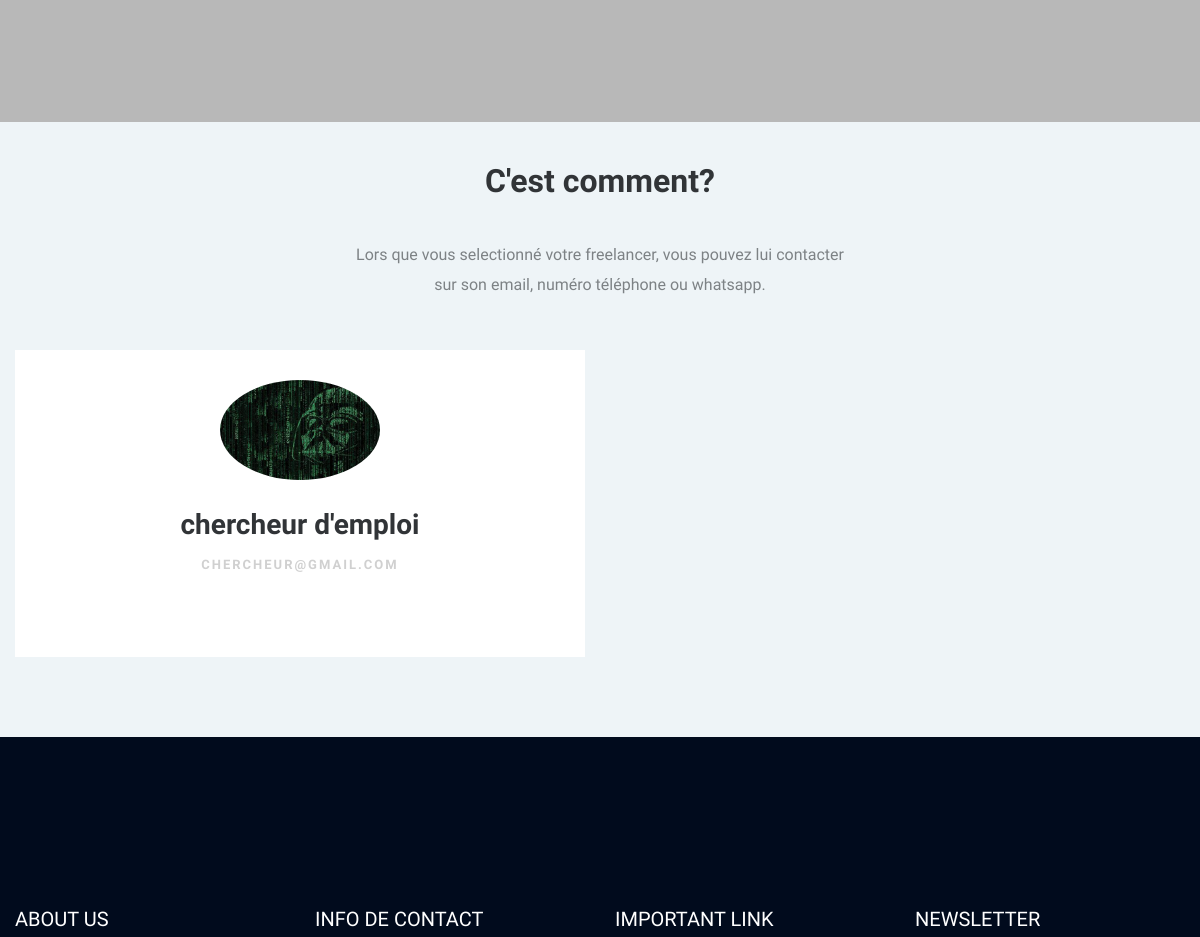
Page /freelancer/ (middle part) on the earlier database version.
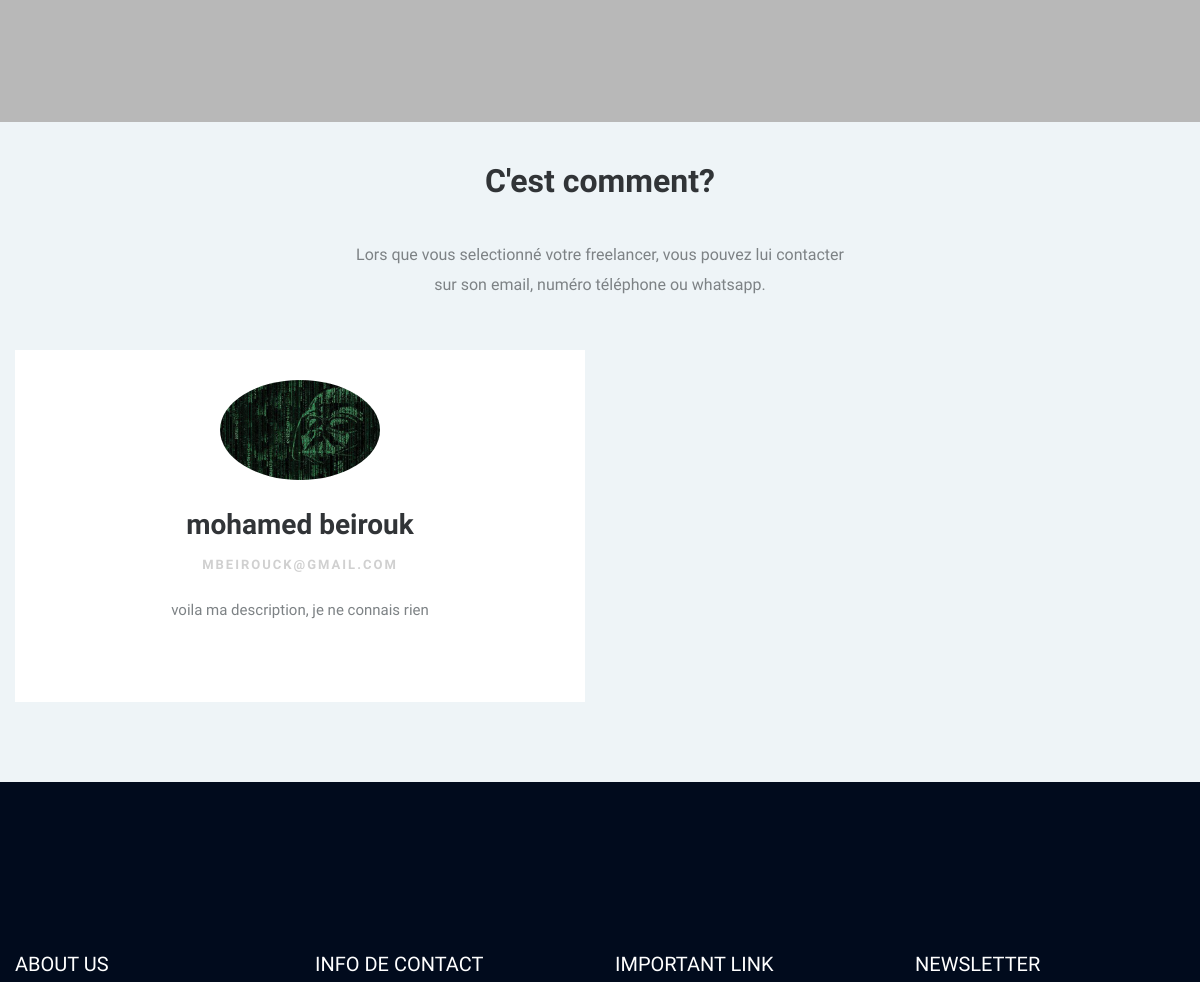
Same page on the later database version.
### myappdjf/models.py (models this page shows, shortened)
class C_emploi(models.Model):
    user = models.ForeignKey(User, on_delete=models.CASCADE)
    telephone = models.CharField(max_length=10)
    image = models.ImageField(upload_to="")
    sexe = models.CharField(max_length=10)
    type = models.CharField(max_length=15)
    description = models.TextField(max_length=400, default="", editable=False)
    experience = models.CharField(max_length=100, default="", editable=False)
    adresse = models.CharField(max_length=100, default="", editable=False)
    skills = models.CharField(max_length=200, default="", editable=False)

### myappdjf/views.py (the view)
# urls.py: path("freelancer/", views.freelancerHomePage, name="freelancer"),
def freelancerHomePage(request):
    c_emplois = C_emploi.objects.all()
    return render(request, "freelancer/freelancer.html", {'c_emplois':c_emplois})

### myappdjf/templates/freelancer/freelancer.html (shortened to what this page needs)
{% load static %}
<!doctype html>
<html class="no-js" lang="zxx">
    <head>
        <link rel="stylesheet" href="{% static 'cssFreelancerTem.css' %}">
        <link href="{% static 'fs/css/main.css' %}" rel="stylesheet" />
            <link rel="stylesheet" href="">
            <link rel="stylesheet" href="{% static 'assets/css/bootstrap.min.css' %}">
            <link rel="stylesheet" href="{% static 'assets/css/flaticon.css' %}">
            <link rel="stylesheet" href="{% static 'assets/css/price_rangs.css' %}">
            <link rel="stylesheet" href="{% static 'assets/css/slicknav.css' %}">
            <link rel="stylesheet" href="{% static 'assets/css/animate.min.css' %}">
            <link rel="stylesheet" href="{% static 'assets/css/magnific-popup.css' %}">
            <link rel="stylesheet" href="{% static 'assets/css/fontawesome-all.min.css' %}">
            <link rel="stylesheet" href="{% static 'assets/css/themify-icons.css' %}">
            <link rel="stylesheet" href="{% static 'assets/css/slick.css' %}">
            <link rel="stylesheet" href="{% static 'assets/css/nice-select.css' %}">
            <link rel="stylesheet" href="{% static 'assets/css/style.css' %}">
   </head>
   <body>
    <main>
   <div class="s003">
  </div>
    <div class="team-boxed">
        <div class="container">
            <div class="intro">
                <h2 class="text-center">C'est comment? </h2>
                <p class="text-center">Lors que vous selectionné votre freelancer, vous pouvez lui contacter sur son email, numéro téléphone ou whatsapp.</p>
            </div>
            <div class="row people">
            {% for c in c_emplois %}
                <div class="col-md-6 col-lg-6 item">
                    <div class="box"><img class="rounded-circle" src="{{c.image.url}}">
                        <h3 class="name">{{c.user.first_name}} {{c.user.last_name}}</h3>
                        <p class="title">{{c.user.email}} </p>
                        <p class="description"> {{c.description}} </p>
                        <div class="social"><a href="#"></a><a href="#"></a><a href="#"></a></div>
                    </div>
                </div>
            {% endfor %}
            </div>
        </div>
    </div>
</main>
<footer>
    <div class="footer-area footer-bg footer-padding">
        <div class="container">
            <div class="row d-flex justify-content-between">
                <div class="col-xl-3 col-lg-3 col-md-4 col-sm-6">
                   <div class="single-footer-caption mb-50">
                     <div class="single-footer-caption mb-30">
                         <div class="footer-tittle">
                             <h4>About Us</h4>
                         </div>
                     </div>
                   </div>
                </div>
                <div class="col-xl-3 col-lg-3 col-md-4 col-sm-5">
                    <div class="single-footer-caption mb-50">
                        <div class="footer-tittle">
                            <h4>Info de contact</h4>
                        </div>
                    </div>
                </div>
                <div class="col-xl-3 col-lg-3 col-md-4 col-sm-5">
                    <div class="single-footer-caption mb-50">
                        <div class="footer-tittle">
                            <h4>Important Link</h4>
                        </div>
                    </div>
                </div>
                <div class="col-xl-3 col-lg-3 col-md-4 col-sm-5">
                    <div class="single-footer-caption mb-50">
                        <div class="footer-tittle">
                            <h4>Newsletter</h4>
                        </div>
                    </div>
                </div>
            </div>
        </div>
    </div>
</footer>
</body>
</html>

Differences in the rows shown:
removed C_emploi: image (picture), user.first_name "chercheur", user.last_name "d'emploi", user.email "CHERCHEUR@GMAIL.COM"
added C_emploi: image (picture), user.first_name "mohamed", user.last_name "beirouk", user.email "MBEIROUCK@GMAIL.COM", description "voila ma description, je ne connais rien"
